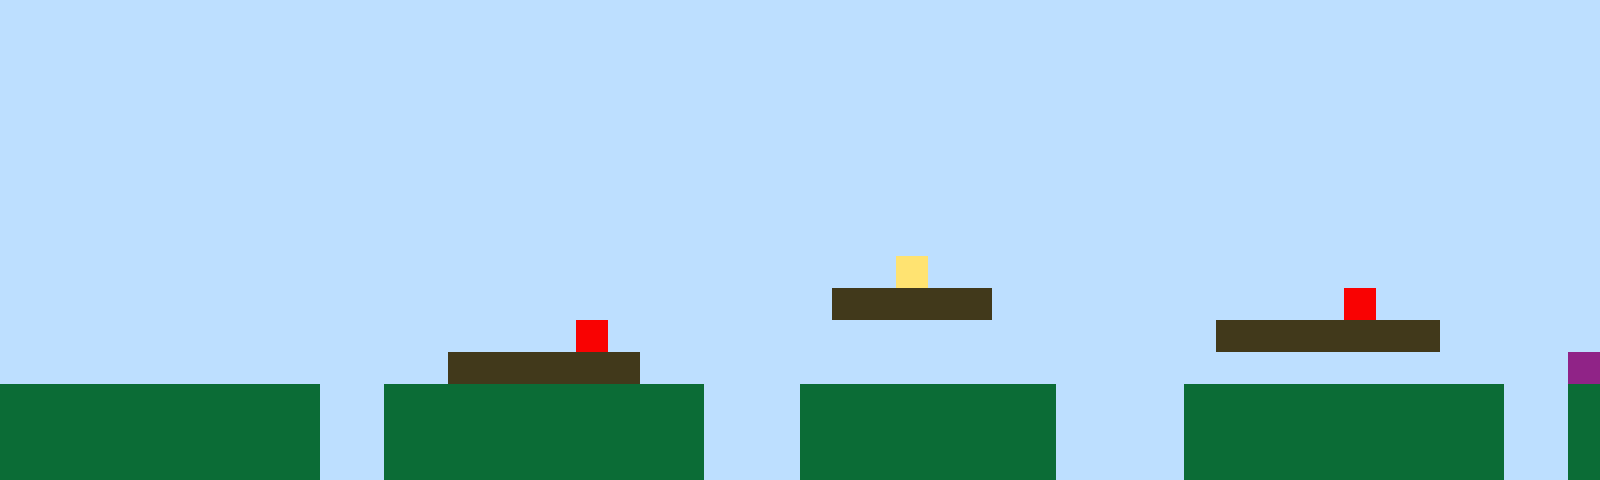

The image is a tile-based game level rendered from a .tmx file. Its description and complete source (layers, tilesets, objects, tile grids) follow:
An orthogonal 50x15 tile map with 32x32 px tiles, 1 tile layer (Tile Layer 1).

<map version="1.10" tiledversion="1.11.2" orientation="orthogonal" renderorder="right-up" width="50" height="15" tilewidth="32" tileheight="32" infinite="0" nextlayerid="2" nextobjectid="1"><editorsettings><export target="map1.csv" format="csv" /></editorsettings><tileset firstgid="1" name="sprites" tilewidth="32" tileheight="32" tilecount="6" columns="3"><image source="sprites.png" width="96" height="64" /></tileset><layer id="1" name="Tile Layer 1" width="50" height="15"><data encoding="csv">1,1,1,1,1,1,1,1,1,1,1,1,1,1,1,1,1,1,1,1,1,1,1,1,1,1,1,1,1,1,1,1,1,1,1,1,1,1,1,1,1,1,1,1,1,1,1,1,1,1,1,1,1,1,1,1,1,1,1,1,1,1,1,1,1,1,1,1,1,1,1,1,1,1,1,1,1,1,1,1,1,1,1,1,1,1,1,1,1,1,1,1,1,1,1,1,1,1,1,1,1,1,1,1,1,1,1,1,1,1,1,1,1,1,1,1,1,1,1,1,1,1,1,1,1,1,1,1,1,1,1,1,1,1,1,1,1,1,1,1,1,1,1,1,1,1,1,1,1,1,1,1,1,1,1,1,1,1,1,1,1,1,1,1,1,1,1,1,1,1,1,1,1,1,1,1,1,1,1,1,1,1,1,1,1,1,1,1,1,1,1,1,1,1,1,1,1,1,1,1,1,1,1,1,1,1,1,1,1,1,1,1,1,1,1,1,1,1,1,1,1,1,1,1,1,1,1,1,1,1,1,1,1,1,1,1,1,1,1,1,1,1,1,1,1,1,1,1,1,1,1,1,1,1,1,1,1,1,1,1,1,1,1,1,1,1,1,1,1,1,1,1,1,1,1,1,1,1,1,1,1,1,1,1,1,1,1,1,1,1,1,1,1,1,1,1,1,1,1,1,1,1,1,1,1,1,1,1,1,1,1,1,1,1,1,1,1,1,1,1,1,1,1,1,1,1,1,1,1,1,1,1,1,1,1,1,1,1,1,1,1,1,1,1,1,1,1,1,1,1,1,1,1,1,1,1,1,1,1,1,1,1,1,1,1,1,1,1,1,1,1,1,1,1,1,1,1,1,1,1,1,1,1,1,1,1,1,1,1,1,1,1,1,1,1,1,1,1,1,1,1,1,1,1,1,1,1,1,1,1,1,1,1,1,1,1,1,1,1,1,1,1,1,1,1,1,1,1,4,1,1,1,1,1,1,1,1,1,1,1,1,1,1,1,1,1,1,1,1,1,1,1,1,1,1,1,1,1,1,1,1,1,1,1,1,1,1,1,1,1,1,1,1,1,1,1,3,3,3,3,3,1,1,1,1,1,1,1,1,1,1,1,5,1,1,1,1,1,1,1,1,1,1,1,1,1,1,1,1,1,1,1,1,1,1,1,1,1,5,1,1,1,1,1,1,1,1,1,1,1,1,1,1,1,1,1,1,1,3,3,3,3,3,3,3,1,1,1,1,1,1,1,1,1,1,1,1,1,1,1,1,1,1,1,3,3,3,3,3,3,1,1,1,1,1,1,1,1,1,1,1,1,1,1,1,1,1,1,1,1,1,1,1,1,1,1,1,1,1,6,2,2,2,2,2,2,2,2,2,2,1,1,2,2,2,2,2,2,2,2,2,2,1,1,1,2,2,2,2,2,2,2,2,1,1,1,1,2,2,2,2,2,2,2,2,2,2,1,1,2,2,2,2,2,2,2,2,2,2,2,1,1,2,2,2,2,2,2,2,2,2,2,1,1,1,2,2,2,2,2,2,2,2,1,1,1,1,2,2,2,2,2,2,2,2,2,2,1,1,2,2,2,2,2,2,2,2,2,2,2,1,1,2,2,2,2,2,2,2,2,2,2,1,1,1,2,2,2,2,2,2,2,2,1,1,1,1,2,2,2,2,2,2,2,2,2,2,1,1,2</data></layer></map>
